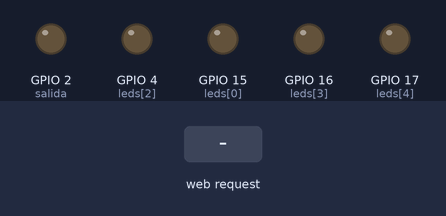
A sketch run on a simulated ESP32. Parts: output pins drawn as LEDs (lit = HIGH). The test bench sets the inputs (shaded band). WiFi joins after 1.5 s; servers stay silent unless stated; what the sketch prints to the serial monitor is not drawn.

Above: at 2.7 s.
2.8 s: HTTP request GET /animacion1 received
At 3.3 s:
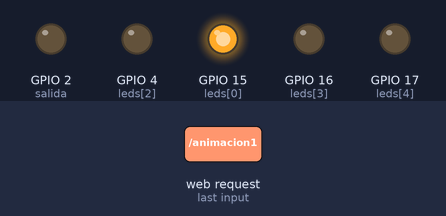
At 4.1 s:
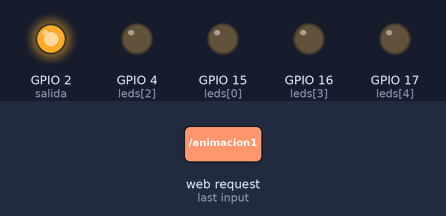
8.8 s: HTTP request GET /animacion2 received
At 9.1 s:
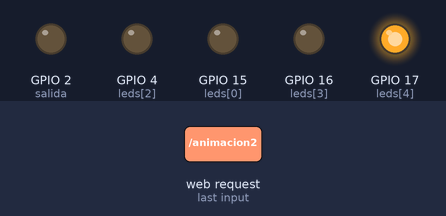
Timing chart, 0 to 15.3 s (numbered marks = the images above; inputs shaded):
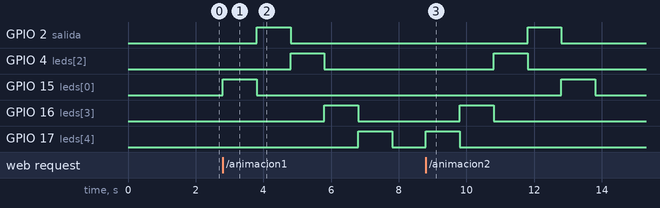

The sketch:

ejercicioHTMLesp32.ino
```cpp
#include <WiFi.h>
#define PORT 80
WiFiServer server(PORT);
const char* ssid     = "CESJT";
const char* password = "itisjtsmg";
int contconexion = 0;
String header; // Variable para guardar el HTTP request
String estadoSalida = "off";
const int salida = 2;
int leds[5] = {15, 2, 4, 16, 17};

String pagina = "<!DOCTYPE html>"
"<html>"
"<head>"
"<meta charset='utf-8' />"
"<title>Ejercicio 1 Pagina Web</title>"
"</head>"
"<body>"
"<center>"
"<h1>Servidor Web ESP32</h1>"
"<p><a href='/animacion1'><button style='height:50px;width:100px'>animacion1</button></a></p>"
"<p><a href='/animacion2'><button style='height:50px;width:100px'>animacion2</button></a></p>"
"<p><a href='/apagar'><button style='height:50px;width:100px'>apagar</button></a></p>"
"</center>"
"</body>"
"</html>";


void setup() {
  Serial.begin(115200);
  Serial.println("");

  pinMode(salida, OUTPUT);
  digitalWrite(salida, LOW);

  // Conexión WIFI
  WiFi.begin(ssid, password);
  //Cuenta hasta 50 si no se puede conectar lo cancela
  while (WiFi.status() != WL_CONNECTED and contconexion <50) {
    ++contconexion;
    delay(500);
    Serial.print(".");
  }
  if (contconexion <50) {
      //para usar con ip fija
      //IPAddress ip(192,168,1,180);
      //IPAddress gateway(192,168,1,1);
      //IPAddress subnet(255,255,255,0);
      //WiFi.config(ip, gateway, subnet);

      Serial.println("");
      Serial.println("WiFi conectado");
      Serial.println(WiFi.localIP());
      server.begin(); // iniciamos el servidor
  }
  else {
      Serial.println("");
      Serial.println("Error de conexion");
  }
 for(int i = 0; i <5; i++){
  pinMode(leds[i], OUTPUT);
 }
}

void loop(){
  WiFiClient client = server.available();   // Escucha a los clientes entrantes

  if (client) {                             // Si se conecta un nuevo cliente
    Serial.println("New Client.");          //
    String currentLine = "";                //
    while (client.connected()) {            // loop mientras el cliente está conectado
      if (client.available()) {             // si hay bytes para leer desde el cliente
        char c = client.read();             // lee un byte
        Serial.write(c);                    // imprime ese byte en el monitor serial
        header += c;
        if (c == '\n') {                    // si el byte es un caracter de salto de linea
          // si la nueva linea está en blanco significa que es el fin del
          // HTTP request del cliente, entonces respondemos:
          if (currentLine.length() == 0) {
            client.println("HTTP/1.1 200 OK");
            client.println("Content-type:text/html");
            client.println("Connection: close");
            client.println();

            // enciende y apaga el GPIO
            if (header.indexOf("GET /animacion1") >= 0) {
              Serial.println("GPIO animacion1");
              estadoSalida = "on";
              for(int i = 0; i < 5; i++){
                if(i == 0){
                digitalWrite(leds[5], LOW);
                digitalWrite(leds[i], HIGH);
                delay(1000);
                } else {
                digitalWrite(leds[i-1], LOW);
                digitalWrite(leds[i], HIGH);
                delay(1000);
                }
              }
              for(int i = 0; i < 5; i++){
                digitalWrite(leds[i], LOW);
              }
            } else if (header.indexOf("GET /animacion2") >= 0) {
              Serial.println("GPIO animacion2");
              estadoSalida = "on";
                for(int i = 4; i >= 0; i--){
                if(i == 4){
                digitalWrite(leds[0], LOW);
                digitalWrite(leds[i], HIGH);
                delay(1000);
                } else {
                digitalWrite(leds[i+1], LOW);
                digitalWrite(leds[i], HIGH);
                delay(1000);
                }
              }
              for(int i = 0; i < 5; i++){
                digitalWrite(leds[i], LOW);
              }
            }
            if (header.indexOf("GET /apagar") >= 0) {
              Serial.println("GPIO apagar");
              estadoSalida = "off";
              for(int i = 0; i < 5; i++){
                digitalWrite(leds[i], LOW);
              }
            }
            // Muestra la página web
            client.println(pagina);

            // la respuesta HTTP temina con una linea en blanco
            client.println();
            break;
          } else { // si tenemos una nueva linea limpiamos currentLine
            currentLine = "";
          }
        } else if (c != '\r') {  // si C es distinto al caracter de retorno de carro
          currentLine += c;      // lo agrega al final de currentLine
        }
      }
    }
    // Limpiamos la variable header
    header = "";
    // Cerramos la conexión
    client.stop();
    Serial.println("Client disconnected.");
    Serial.println("");
  }
}
```

Measured:
- after the input at 2.8 s, GPIO 2 (salida): LOW → HIGH after 1.0 s, → LOW 1.0 s later; GPIO 4 (leds[2]): LOW → HIGH after 2.0 s, → LOW 1.0 s later; GPIO 15 (leds[0]): LOW → HIGH at once, → LOW 1.0 s later; GPIO 16 (leds[3]): LOW → HIGH after 3.0 s, → LOW 1.0 s later; GPIO 17 (leds[4]): LOW → HIGH after 4.0 s, → LOW 1.0 s later
- after the input at 8.8 s, GPIO 2 (salida): LOW → HIGH after 3.0 s, → LOW 1.0 s later; GPIO 4 (leds[2]): LOW → HIGH after 2.0 s, → LOW 1.0 s later; GPIO 15 (leds[0]): LOW → HIGH after 4.0 s, → LOW 1.0 s later; GPIO 16 (leds[3]): LOW → HIGH after 1.0 s, → LOW 1.0 s later; GPIO 17 (leds[4]): LOW → HIGH at once, → LOW 1.0 s later
